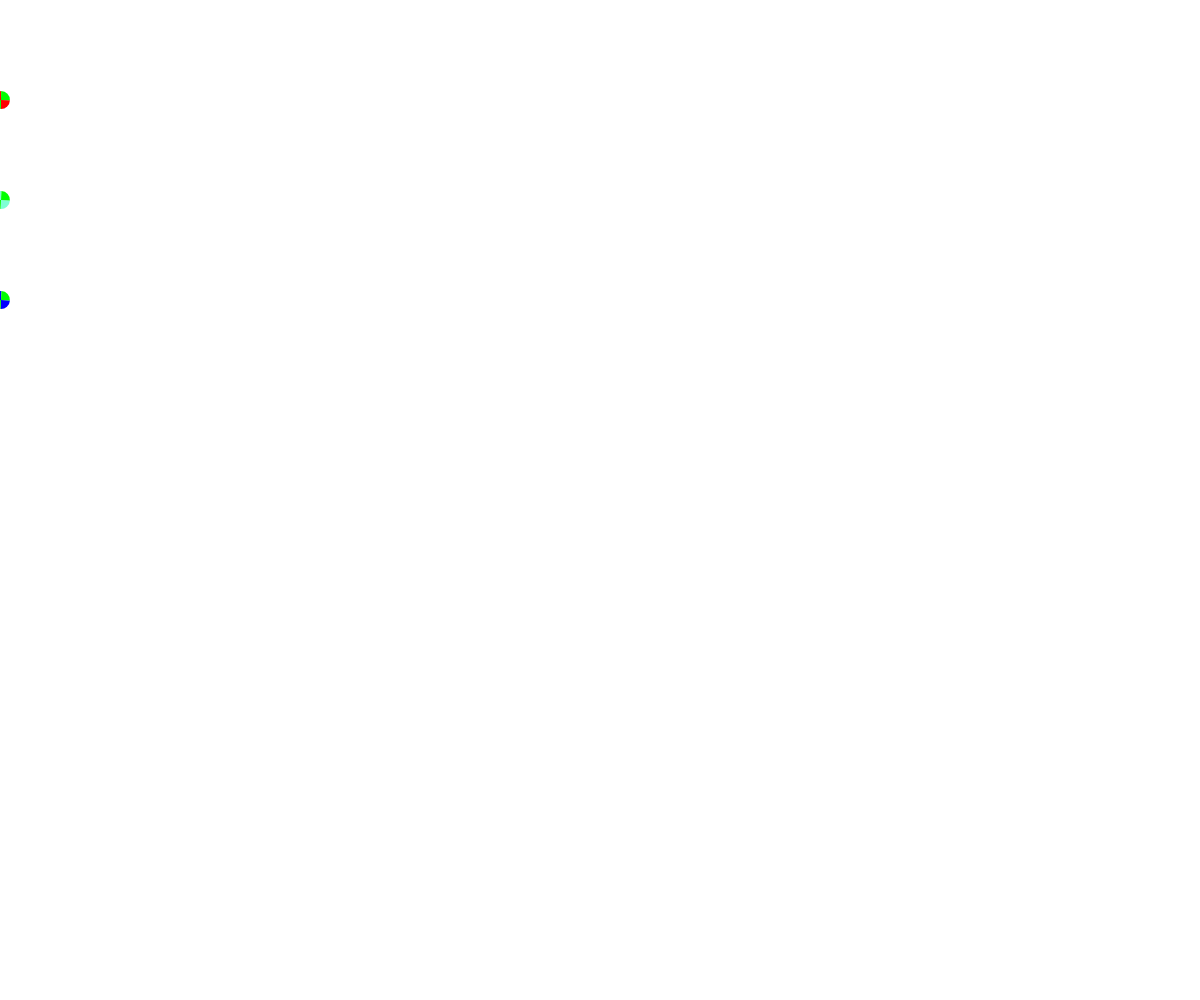
Frame 1 (no input)
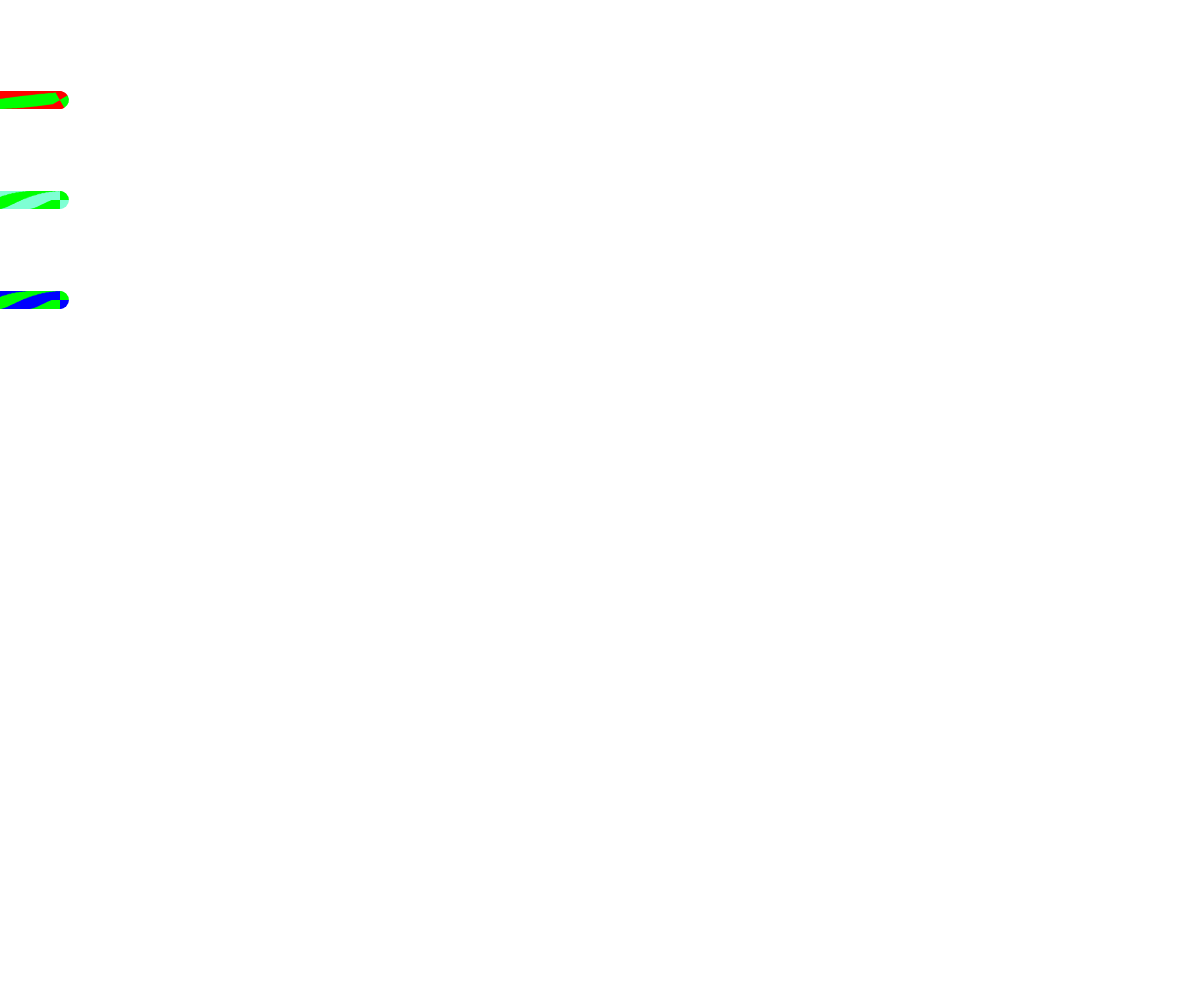
Frame 60 (no input)
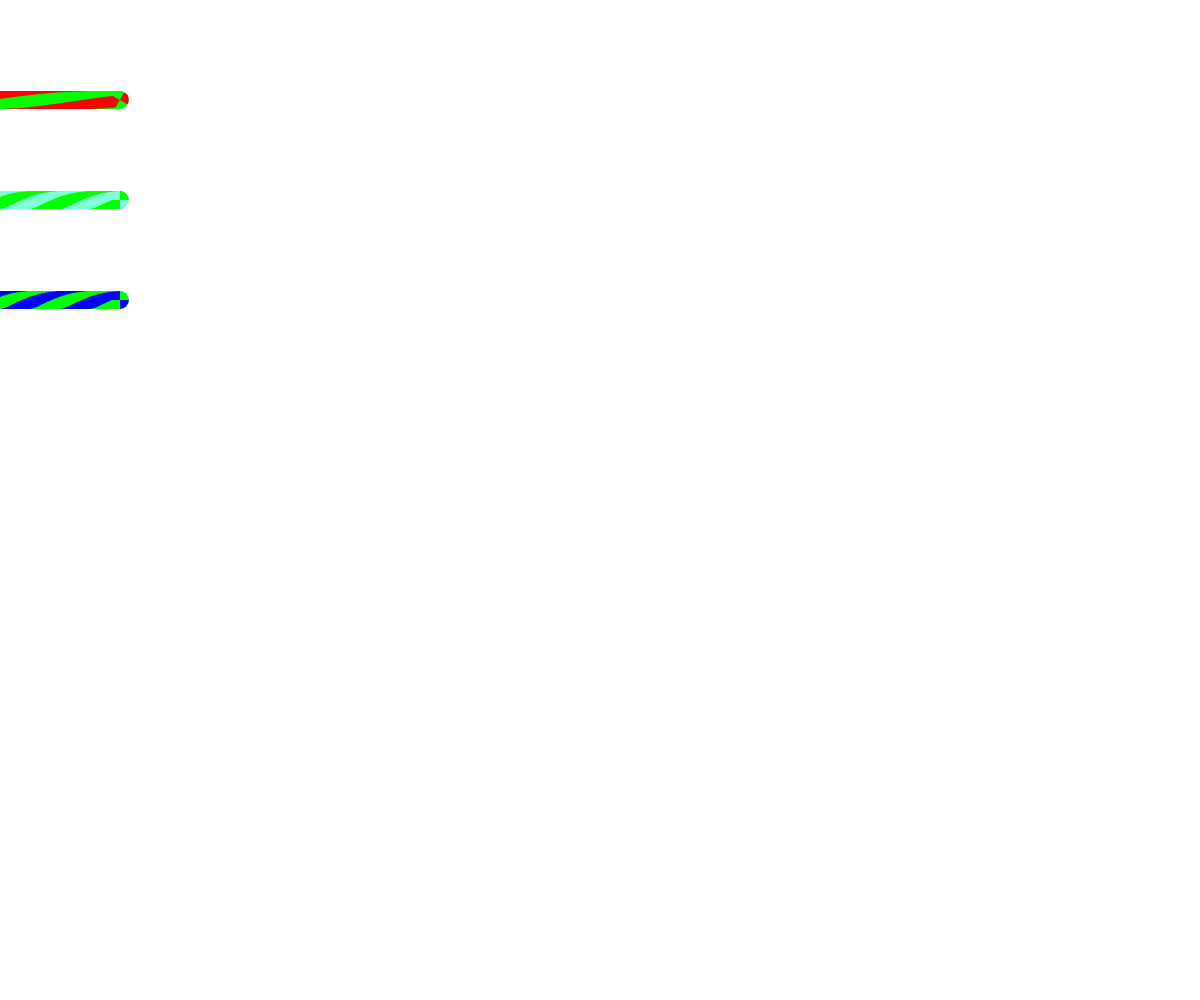
Frame 120 (the mouse pressed at the canvas centre since frame 60)

The p5.js sketch that drew these frames (run headless with seeded random() and noise() and a simulated clock; from frame 60 on, the mouse is pressed at the canvas centre):

// p5.js sketch
// ── sketch.js
  // put preload code here
function preload(){
}


  // put setup code here
function setup() {
  createCanvas(windowWidth, windowHeight);
}


  // put drawing code here
function draw() {
var myDiameter = getDiameterFromArea(1000);
  drawCandy(frameCount, 100, frameCount, myDiameter, "red")
  drawCandy(frameCount, 200, frameCount*3, myDiameter, "aquamarine")
  drawCandy(frameCount, 300, frameCount*3, myDiameter, "blue")
}


  //a function to get diameter from area
function getDiameterFromArea (_area){
  var result = Math.sqrt(_area/PI);
  return result;
}


  //candies
function drawCandy(_xpos, _ypos, _rotation, _diameter, _color){
  var secondColor = 'lime';
  angleMode(DEGREES)
  push();
  translate(_xpos, _ypos);
  rotate(_rotation);
  noStroke();

    //draw the arcs
    fill(_color);
    arc(0, 0, _diameter, _diameter, 0, 90, PIE);
        fill(secondColor);
        arc (0, 0, _diameter, _diameter, 90, 180, PIE);
            fill(_color);
            arc(0, 0, _diameter, _diameter, 180, 270, PIE);
                fill(secondColor);
                arc (0, 0, _diameter, _diameter, 270, 360, PIE);
  pop();
}
